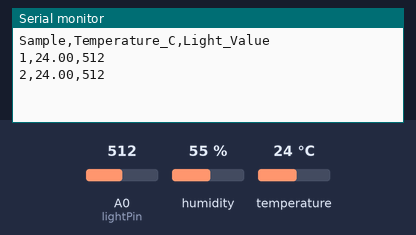
Recording of a sketch running on a simulated Arduino Uno, built with avr-gcc and run on an emulated ATmega328P. Parts: the last lines printed to the serial monitor. The inputs (shaded band) are chosen by the test bench; at power-on: temperature 24 °C, A0 (lightPin) = 512, humidity 55 %.

Above: at 1.8 s.
1.9 s: temperature set to 12 °C
At 2.8 s:
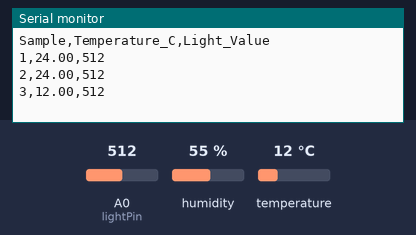
3.4 s: A0 (lightPin) set to 716
At 4.7 s:
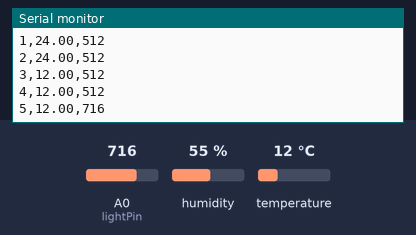
4.9 s: temperature set to 19 °C
At 5.8 s:
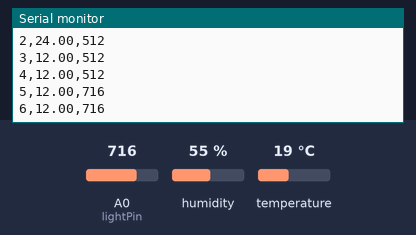
6.4 s: A0 (lightPin) set to 900
At 7.5 s:
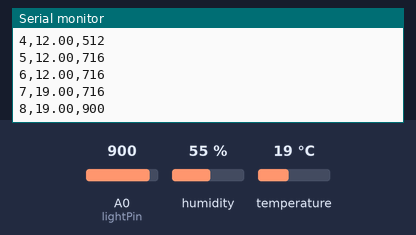
Timing chart, 0 to 8.9 s (numbered marks = the images above; inputs shaded):
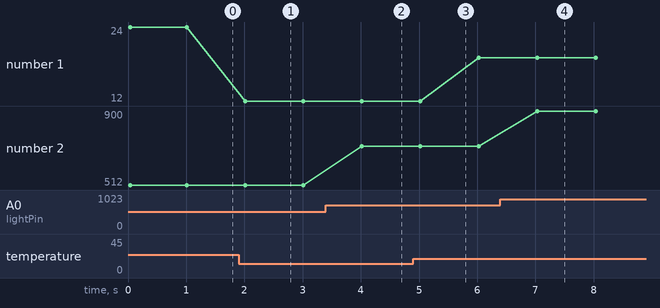

Measured:
- after the input at 1.9 s, the serial monitor: prints a new line after 0.11 s (image 1)
- after the input at 3.4 s, the serial monitor: prints a new line after 0.62 s (image 2)
- after the input at 6.4 s, the serial monitor: prints a new line after 0.63 s (image 4)
- plotted number 1: 24 → 12 after the input at 1.9 s, 12 → 19 after the input at 4.9 s
- plotted number 2: 512 → 716 after the input at 3.4 s, 716 → 900 after the input at 6.4 s

The sketch:

data_logger.ino
```cpp
#include <DHT.h>

#define DHTPIN 2
#define DHTTYPE DHT22

DHT dht(DHTPIN, DHTTYPE);

const int lightPin = A0;

int sampleNumber = 0;

void setup() {
  Serial.begin(9600);
  dht.begin();

  // CSV Header
  Serial.println("Sample,Temperature_C,Light_Value");
}

void loop() {

  float temperature = dht.readTemperature();

  int lightValue = analogRead(lightPin);

  sampleNumber++;

  // CSV Format Output
  Serial.print(sampleNumber);
  Serial.print(",");

  Serial.print(temperature);
  Serial.print(",");

  Serial.println(lightValue);

  delay(1000); // 1 sample per second
}
```
